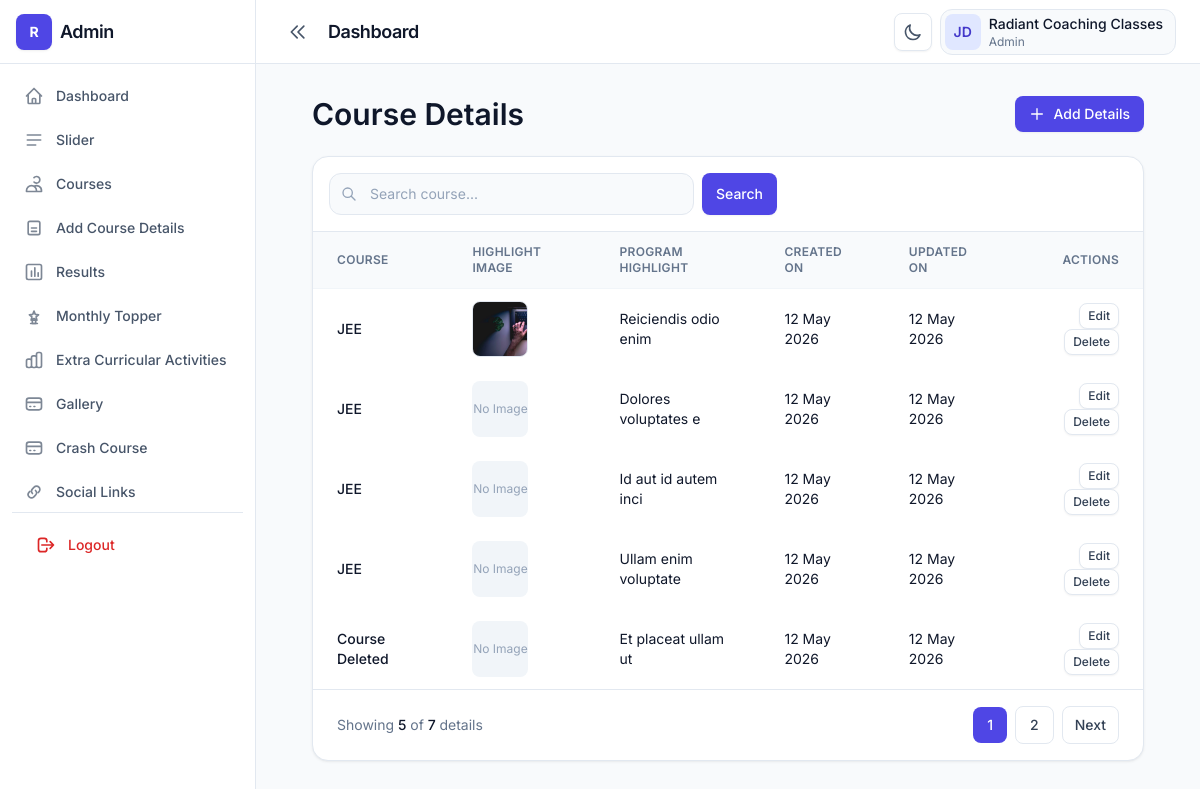
The page /course-details.php (signed in) on the database as committed earlier.
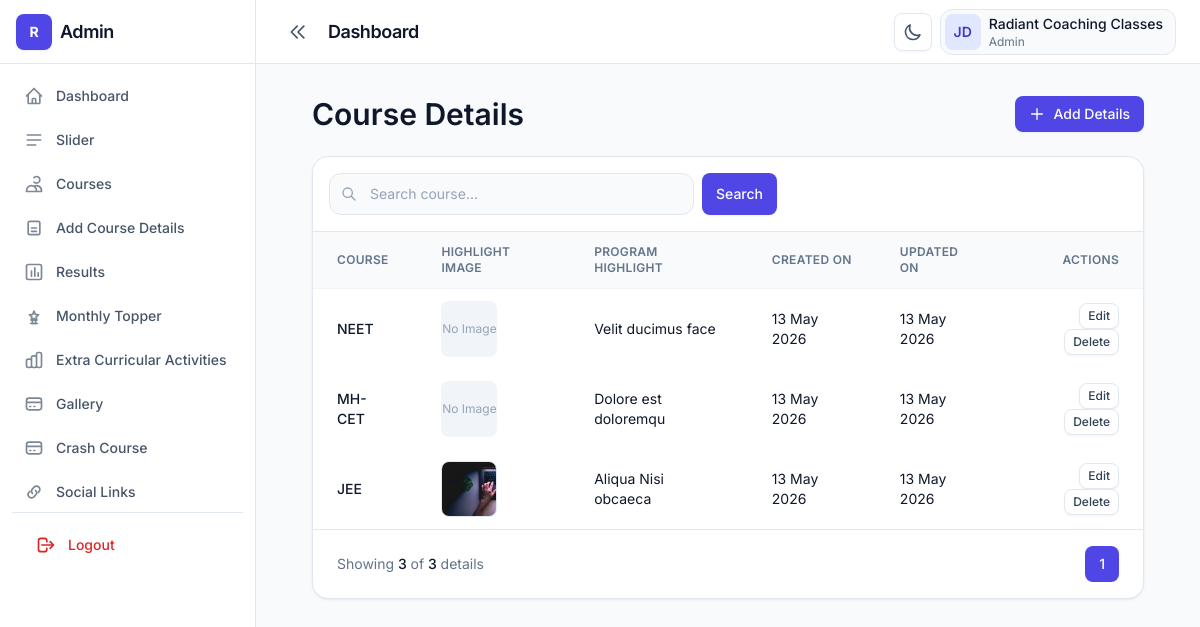
The same page on the database as committed later.
### tables this page shows
CREATE TABLE IF NOT EXISTS `course_details` (
  `id` int NOT NULL AUTO_INCREMENT,
  `course_id` int DEFAULT NULL,
  `why_title_1` varchar(255) DEFAULT NULL,
  `why_description_1` text,
  `why_title_2` varchar(255) DEFAULT NULL,
  `why_description_2` text,
  `why_title_3` varchar(255) DEFAULT NULL,
  `why_description_3` text,
  `program_highlight` text,
  `highlight_image` varchar(255) DEFAULT NULL,
  `module_title_1` varchar(255) DEFAULT NULL,
  `module_description_1` text,
  `module_title_2` varchar(255) DEFAULT NULL,
  `module_description_2` text,
  `module_title_3` varchar(255) DEFAULT NULL,
  `module_description_3` text,
  `created_at` date DEFAULT NULL,
  `updated_at` date DEFAULT NULL,
  PRIMARY KEY (`id`)
);

CREATE TABLE IF NOT EXISTS `courses` (
  `id` int NOT NULL AUTO_INCREMENT,
  `title` varchar(100) DEFAULT NULL,
  `description` text,
  `status` tinyint(1) DEFAULT '1',
  `created_at` timestamp NULL DEFAULT CURRENT_TIMESTAMP,
  `updated_at` timestamp NULL DEFAULT CURRENT_TIMESTAMP ON UPDATE CURRENT_TIMESTAMP,
  PRIMARY KEY (`id`)
);

### src/course-details.php (the view, shortened to what the changed rows need)
<?php
include('../conn.php');
$search = $_GET['search'] ?? '';
$page = isset($_GET['page'])
    ? (int)$_GET['page']
    : 1;
$limit = 5;
$offset = ($page - 1) * $limit;
$query = "
SELECT
course_details.*,
courses.title as course_title
FROM course_details
LEFT JOIN courses
ON courses.id = course_details.course_id
WHERE 1
";
$params = [];
$countQuery = "
SELECT COUNT(*) as total
FROM course_details
LEFT JOIN courses
ON courses.id = course_details.course_id
WHERE 1
";
$countStmt = $conn->prepare($countQuery);
$countStmt->execute($params);
$totalRecords =
$countStmt->fetch(PDO::FETCH_ASSOC)['total'];
$totalPages =
ceil($totalRecords / $limit);
$query .= "
ORDER BY course_details.id DESC
LIMIT $limit OFFSET $offset
";
$stmt = $conn->prepare($query);
$stmt->execute($params);
$details = $stmt->fetchAll(PDO::FETCH_ASSOC);
?>
<!DOCTYPE html>
<html lang="en" class="h-full">
<head>
    <link rel="stylesheet"
        href="../dist/css/output.css" />
</head>
<body class="h-full bg-slate-50 text-slate-900 dark:bg-slate-950 dark:text-slate-100">
<div class="flex min-h-full">
    <div class="flex min-h-screen flex-1 flex-col lg:min-h-0">
        <?php include('header.php'); ?>
        <main class="flex-1 overflow-auto p-4 lg:p-8">
            <div class="container">
                <div class="mb-6 flex flex-col gap-4 sm:flex-row sm:flex-wrap sm:items-center sm:justify-between">
                    <div class="min-w-0 flex-1">
                        <h2 class="text-display-sm text-slate-900 dark:text-white">
                            Course Details
                        </h2>
                    </div>
                </div>
                <div class="rounded-2xl border border-slate-200 bg-white shadow-card dark:border-slate-800 dark:bg-slate-900">
                    <div class="overflow-x-auto">
                        <table class="w-full min-w-[900px] text-left text-sm">
                            <thead class="border-b border-slate-100 bg-slate-50 text-xs uppercase tracking-wide text-slate-500 dark:border-slate-800 dark:bg-slate-900/80 dark:text-slate-400">
                                <tr>
                                    <th class="px-4 py-3 font-semibold lg:px-6">
                                        Course
                                    </th>
                                    <th class="px-4 py-3 font-semibold lg:px-6">
                                        Highlight Image
                                    </th>
                                    <th class="px-4 py-3 font-semibold lg:px-6">
                                        Program Highlight
                                    </th>
                                    <th class="px-4 py-3 font-semibold lg:px-6">
                                        Created On
                                    </th>
                                    <th class="px-4 py-3 font-semibold lg:px-6">
                                        Updated On
                                    </th>
                                    <th class="px-4 py-3 text-right font-semibold lg:px-6">
                                        Actions
                                    </th>
                                </tr>
                            </thead>
                            <tbody>
                                <?php if(count($details) > 0){ ?>
                                    <?php foreach($details as $detail){ ?>
                                        <tr class="hover:bg-slate-50 dark:hover:bg-slate-800/40">
                                            <td class="px-4 py-3 lg:px-6">
                                                <div class="font-medium">
                                                    <?php echo $detail['course_title'] ?? 'Course Deleted'; ?>
                                                </div>
                                            </td>
                                            <td class="px-4 py-3 lg:px-6">
                                                <?php if($detail['highlight_image']){ ?>
                                                    <img
                                                        src="uploads/course-details/<?php echo $detail['highlight_image']; ?>"
                                                        class="h-14 w-14 rounded-lg object-cover border border-slate-200 dark:border-slate-700" />
                                                <?php } else { ?>
                                                    <div class="flex h-14 w-14 items-center justify-center rounded-lg bg-slate-100 text-xs text-slate-400 dark:bg-slate-800">
                                                        No Image
                                                    </div>
                                                <?php } ?>
                                            </td>
                                            <td class="px-4 py-3 lg:px-6 max-w-xs">
                                                <div class="line-clamp-2">
                                                    <?php echo $detail['program_highlight']; ?>
                                                </div>
                                            </td>
                                            <td class="px-4 py-3 lg:px-6">
                                                <?php
                                                echo date(
                                                    'd M Y',
                                                    strtotime($detail['created_at'])
                                                );
                                                ?>
                                            </td>
                                            <td class="px-4 py-3 lg:px-6">
                                                <?php
                                                echo date(
                                                    'd M Y',
                                                    strtotime($detail['updated_at'])
                                                );
                                                ?>
                                            </td>
                                            <td class="px-4 py-3 text-right lg:px-6">
                                                <a
                                                    href="edit-details.php?id=<?php echo $detail['id']; ?>"
                                                    class="btn btn-secondary px-2 py-1 text-xs">
                                                    Edit
                                                </a>
                                                <a
                                                    href="delete-details.php?id=<?php echo $detail['id']; ?>"
                                                    onclick="return confirm('Delete this detail?')"
                                                    class="btn btn-secondary px-2 py-1 text-xs">
                                                    Delete
                                                </a>
                                            </td>
                                        </tr>
                                    <?php } ?>
                                <?php } ?>
                            </tbody>
                        </table>
                    </div>
                    <div class="flex flex-col items-center justify-between gap-4 border-t border-slate-200 px-4 py-4 dark:border-slate-800 sm:flex-row lg:px-6">
                        <p class="text-sm text-slate-500 dark:text-slate-400">
                            Showing
                            <span class="font-medium text-slate-900 dark:text-white">
                                <?php echo count($details); ?>
                            </span>
                            of
                            <span class="font-medium text-slate-900 dark:text-white">
                                <?php echo $totalRecords; ?>
                            </span>
                            details
                        </p>
                        <div class="flex items-center gap-2">
                            <?php for ($i = 1; $i <= $totalPages; $i++) { ?>
                                <a
                                    href="?page=<?php echo $i; ?>&search=<?php echo $search; ?>"
                                    class="
                                    rounded-lg px-3.5 py-2 text-sm font-medium
                                    <?php
                                    if ($page == $i) {
                                        echo '
                                        bg-brand-600
                                        text-white
                                        ';
                                    } else {
                                        echo '
                                        border border-slate-200
                                        text-slate-700
                                        hover:bg-slate-50
                                        dark:border-slate-700
                                        dark:text-slate-200
                                        dark:hover:bg-slate-800
                                        ';
                                    }
                                    ?>
                                    ">
                                    <?php echo $i; ?>
                                </a>
                            <?php } ?>
                            <?php if ($page < $totalPages) { ?>
                                <a
                                    href="?page=<?php echo $page + 1; ?>&search=<?php echo $search; ?>"
                                    class="rounded-lg border border-slate-200 px-3 py-2 text-sm font-medium text-slate-700 hover:bg-slate-50 dark:border-slate-700 dark:text-slate-200 dark:hover:bg-slate-800">
                                    Next
                                </a>
                            <?php } ?>
                        </div>
                    </div>
                </div>
            </div>
        </main>
    </div>
</div>
</body>
</html>

Rows that differ between the two databases and show on the page:
removed course_details: course.title "JEE", highlight_image (picture), program_highlight "Reiciendis odio enim", created_at "12 May 2026", updated_at "12 May 2026"
removed course_details: course.title "JEE", highlight_image "No Image", program_highlight "Dolores voluptates e", created_at "12 May 2026", updated_at "12 May 2026"
removed course_details: course.title "JEE", highlight_image "No Image", program_highlight "Id aut id autem inci", created_at "12 May 2026", updated_at "12 May 2026"
removed course_details: course.title "JEE", highlight_image "No Image", program_highlight "Ullam enim voluptate", created_at "12 May 2026", updated_at "12 May 2026"
removed course_details: course_title "Course Deleted", highlight_image "No Image", program_highlight "Et placeat ullam ut", created_at "12 May 2026", updated_at "12 May 2026"
added course_details: course.title "NEET", highlight_image "No Image", program_highlight "Velit ducimus face", created_at "13 May 2026", updated_at "13 May 2026"
added course_details: course.title "MH-CET", highlight_image "No Image", program_highlight "Dolore est doloremqu", created_at "13 May 2026", updated_at "13 May 2026"
added course_details: course.title "JEE", highlight_image (picture), program_highlight "Aliqua Nisi obcaeca", created_at "13 May 2026", updated_at "13 May 2026"
Other text that changed with them:
count($details): "5" → "3"
$totalRecords: "7" → "3"
list line gone: "2"
text no longer shown: "Next"
